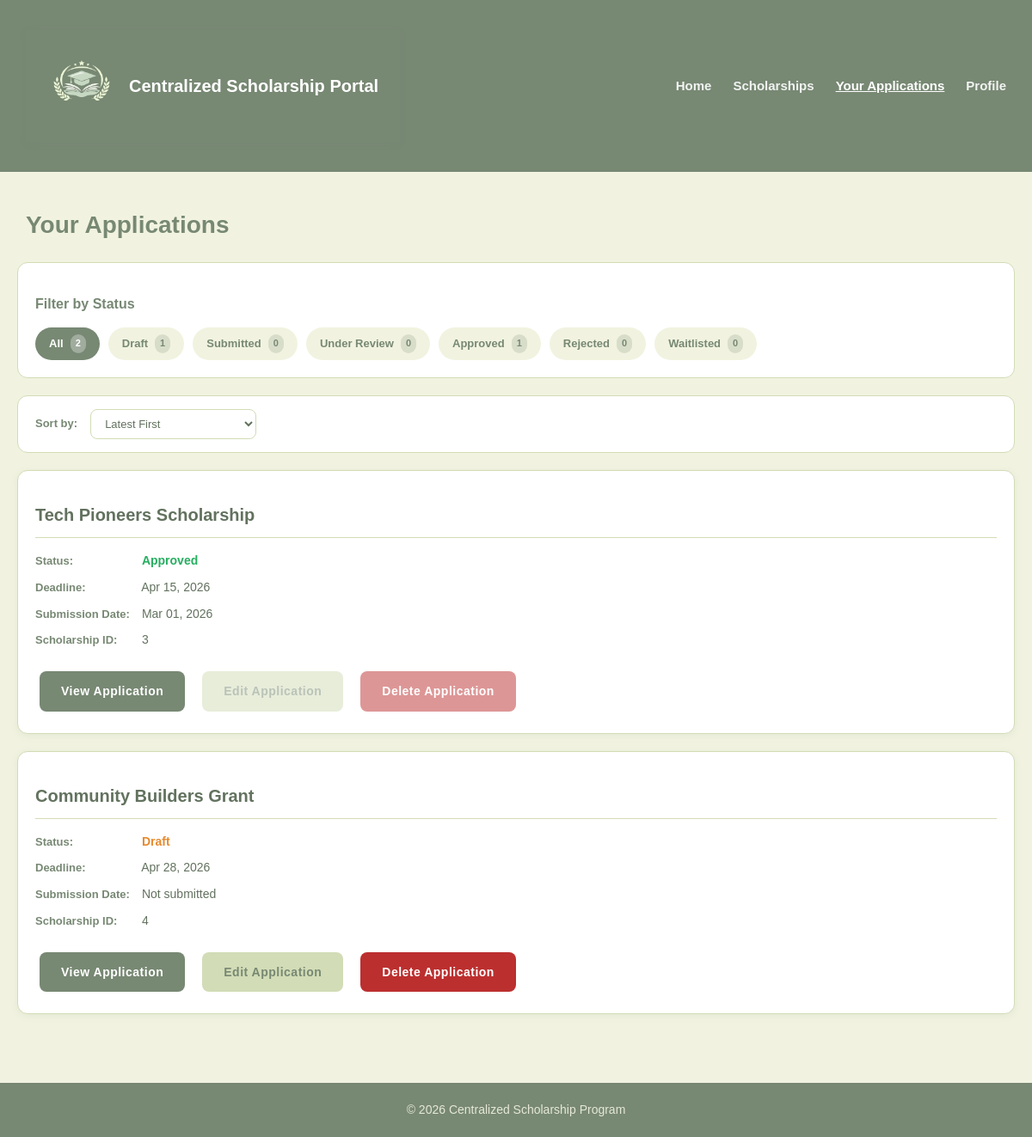
/Frontends/Client-side/your-applications.php (signed in), run on the app's committed database.
### tables this page shows
CREATE TABLE `APPLICATIONS` (
  `application_id` int(11) NOT NULL,
  `student_id` int(11) NOT NULL,
  `scholarship_id` int(11) NOT NULL,
  `status` enum('Draft','Submitted','Under Review','Approved','Rejected','Waitlisted') NOT NULL,
  `submission_date` datetime DEFAULT NULL,
  `reviewed_by` int(11) DEFAULT NULL,
  `review_date` datetime DEFAULT NULL
);

CREATE TABLE `SCHOLARSHIPS` (
  `scholarship_id` int(11) NOT NULL,
  `title` varchar(45) NOT NULL,
  `description` varchar(45) NOT NULL,
  `deadline` datetime NOT NULL,
  `eligibility` text NOT NULL,
  `requirements` text NOT NULL,
  `release_status` enum('Draft','Published') NOT NULL,
  `status` enum('Completed','Ongoing','Upcoming') NOT NULL,
  `created_by` int(11) NOT NULL,
  `created_at` datetime NOT NULL
);

### Frontends/Client-side/your-applications.php (the view, shortened to what this page needs)
<?php
include("../../db_connect.php");
$account_id = $_SESSION['account_id'];
$getStudID = mysqli_query($conn, "SELECT student_id FROM STUDENTS WHERE account_id='$account_id'");
if ($getStudID && mysqli_num_rows($getStudID) > 0) {
    $row = mysqli_fetch_assoc($getStudID);
    $student_id = $row['student_id'];
} else {
    die("Student record not found.");
}
$status_filter = isset($_GET['status']) ? mysqli_real_escape_string($conn, $_GET['status']) : 'all';
$sort_by = isset($_GET['sort']) ? mysqli_real_escape_string($conn, $_GET['sort']) : 'date_desc';
$where_clause = "a.student_id = $student_id";
switch ($sort_by) {
    case 'date_desc':
    default:
        $order_by = "a.submission_date DESC";
        break;
}
$query = "SELECT a.*, s.title as scholarship_name, s.deadline
          FROM APPLICATIONS a
          JOIN SCHOLARSHIPS s ON a.scholarship_id = s.scholarship_id
          WHERE $where_clause
          ORDER BY $order_by";
$result = mysqli_query($conn, $query);
$status_counts = [];
$status_query = "SELECT a.status, COUNT(*) as count
                 FROM APPLICATIONS a
                 WHERE a.student_id = $student_id
                 GROUP BY a.status";
$status_result = mysqli_query($conn, $status_query);
while ($row = mysqli_fetch_assoc($status_result)) {
    $status_counts[$row['status']] = $row['count'];
}
?>
<html>
    <head>
        <link rel="stylesheet" href="style.css">
    </head>
    <body>
        <header>
            <section class="brand">
                <img src="../icons/CSP_logo.png" id="logo" alt="logo icon" onerror="this.style.display='none'">
                <h1>Centralized Scholarship Portal</h1>
            </section>
            <nav>
                <a href="home.php">Home</a>
                <a href="scholarList.php">Scholarships</a>
                <a id="active" href="your-applications.php">Your Applications</a>
                <a href="user-profile.php">Profile</a>
            </nav>
        </header>
        <div class="container">
            <h2>Your Applications</h2>
            <div class="filter-bar">
                <div class="filter-header">
                    <h3>Filter by Status</h3>
                </div>
                <div class="status-filters">
                    <a href="?status=all&sort=<?php echo $sort_by; ?>" class="status-filter <?php echo $status_filter == 'all' ? 'active' : ''; ?>">
                        All
                        <span class="count"><?php echo array_sum($status_counts); ?></span>
                    </a>
                    <a href="?status=Draft&sort=<?php echo $sort_by; ?>" class="status-filter draft <?php echo $status_filter == 'Draft' ? 'active' : ''; ?>">
                        Draft
                        <span class="count"><?php echo $status_counts['Draft'] ?? 0; ?></span>
                    </a>
                    <a href="?status=Submitted&sort=<?php echo $sort_by; ?>" class="status-filter submitted <?php echo $status_filter == 'Submitted' ? 'active' : ''; ?>">
                        Submitted
                        <span class="count"><?php echo $status_counts['Submitted'] ?? 0; ?></span>
                    </a>
                    <a href="?status=Under Review&sort=<?php echo $sort_by; ?>" class="status-filter under-review <?php echo $status_filter == 'Under Review' ? 'active' : ''; ?>">
                        Under Review
                        <span class="count"><?php echo $status_counts['Under Review'] ?? 0; ?></span>
                    </a>
                    <a href="?status=Approved&sort=<?php echo $sort_by; ?>" class="status-filter approved <?php echo $status_filter == 'Approved' ? 'active' : ''; ?>">
                        Approved
                        <span class="count"><?php echo $status_counts['Approved'] ?? 0; ?></span>
                    </a>
                    <a href="?status=Rejected&sort=<?php echo $sort_by; ?>" class="status-filter rejected <?php echo $status_filter == 'Rejected' ? 'active' : ''; ?>">
                        Rejected
                        <span class="count"><?php echo $status_counts['Rejected'] ?? 0; ?></span>
                    </a>
                    <a href="?status=Waitlisted&sort=<?php echo $sort_by; ?>" class="status-filter waitlisted <?php echo $status_filter == 'Waitlisted' ? 'active' : ''; ?>">
                        Waitlisted
                        <span class="count"><?php echo $status_counts['Waitlisted'] ?? 0; ?></span>
                    </a>
                </div>
            </div>
            <div class="sort-bar">
                <label>Sort by:</label>
                <select id="sort-select" onchange="window.location.href='?status=<?php echo $status_filter; ?>&sort='+this.value">
                    <option value="date_desc" <?php echo $sort_by == 'date_desc' ? 'selected' : ''; ?>>Latest First</option>
                </select>
            </div>
            <?php if (mysqli_num_rows($result) > 0): ?>
                <?php while ($application = mysqli_fetch_assoc($result)): ?>
                    <section class="application-card">
                        <h3><?php echo htmlspecialchars($application['scholarship_name']); ?></h3>
                        <div class="application-details">
                            <p><strong>Status:</strong>
                                <span class="status-<?php echo strtolower(str_replace(' ', '', $application['status'] ?? 'pending')); ?>">
                                    <?php echo htmlspecialchars($application['status'] ?? 'Pending'); ?>
                                </span>
                            </p>
                            <p><strong>Deadline:</strong> <?php echo date('M d, Y', strtotime($application['deadline'])); ?></p>
                            <p><strong>Submission Date:</strong> <?php echo $application['submission_date'] ? date('M d, Y', strtotime($application['submission_date'])) : 'Not submitted'; ?></p>
                            <p><strong>Scholarship ID:</strong> <?php echo htmlspecialchars($application['scholarship_id']); ?></p>
                        </div>
                        <div class="application-actions">
                            <a href="your-applications-read.php?id=<?php echo $application['application_id']; ?>" class="btn">View Application</a>
                            <?php if ($application['status'] == 'Draft'): ?>
                                <a href="application-form.php?id=<?php echo $application['application_id']; ?>" class="btn btn-secondary">Edit Application</a>
                                <a href="your-applications-delete.php?id=<?php echo $application['application_id']; ?>" class="btn btn-danger">Delete Application</a>
                            <?php else: ?>
                                <span class="btn btn-secondary disabled" style="opacity: 0.5; cursor: not-allowed;" title="Cannot edit - application already <?php echo strtolower($application['status']); ?>">Edit Application</span>
                                <span class="btn btn-danger disabled" style="opacity: 0.5; cursor: not-allowed;" title="Cannot delete - application already <?php echo strtolower($application['status']); ?>">Delete Application</span>
                            <?php endif; ?>
                        </div>
                    </section>
                <?php endwhile; ?>
            <?php endif; ?>
        </div>
        <footer>
            <p>&copy; 2026 Centralized Scholarship Program</p>
        </footer>
    </body>
</html>

### Frontends/Client-side/style.css (style rules this page uses)
* { margin: 0; padding: 0; box-sizing: border-box; }
body { font-family: 'Verdana', sans-serif; font-size: 11px; color: #778873; background-color: #F1F3E0; line-height: 1.6; margin: 0; padding: 0; }
.container { max-width: 1200px; margin: 0 auto; background-color: transparent; padding: 20px; }
header { color: white; background-color: #778873; display: flex; justify-content: space-between; align-items: center; padding: 15px 30px; gap: 20px; width: 100%; border: none; outline: none; border-radius: 0; }
.brand { display: flex; align-items: center; gap: 15px; flex-shrink: 0; background-color: transparent; border: none; outline: none; border-radius: 0; }
#logo { width: 80px; height: auto; display: block; border: none; outline: none; }
h1 { font-size: 20px; margin: 0; color: white; white-space: nowrap; font-weight: bold; background-color: transparent; border: none; outline: none; }
nav { display: flex; align-items: center; gap: 25px; flex-wrap: nowrap; background-color: transparent; border: none; outline: none; }
nav a { font-size: 15px; text-decoration: none; color: white; font-weight: bold; white-space: nowrap; padding: 5px 0; opacity: 0.9; transition: opacity 0.3s; background-color: transparent; border: none; outline: none; }
#active { text-decoration: underline; opacity: 1; }
h2 { font-size: 28px; color: #778873; margin: 20px 0 15px; padding: 0 10px; }
h3 { font-size: 22px; color: #778873; margin: 15px 0; }
p { font-size: 14px; margin: 8px 0; color: #62725e; }
section { background-color: white; padding: 25px; border-radius: 12px; margin: 20px 0; box-shadow: 0 2px 8px rgba(119, 136, 115, 0.1); border: 1px solid #D2DCB6; }
.application-card { background-color: white; border: 1px solid #D2DCB6; border-radius: 12px; padding: 20px; margin-bottom: 20px; transition: transform 0.2s, box-shadow 0.2s; }
.application-card h3 { font-size: 20px; color: #62725e; margin-bottom: 15px; border-bottom: 1px solid #D2DCB6; padding-bottom: 10px; }
.application-details p { margin-bottom: 8px; font-size: 14px; }
.application-details strong { color: #778873; font-size: 13px; min-width: 120px; display: inline-block; }
.status-approved { color: #27ae60; font-weight: bold; }
.btn { font-size: 14px; font-weight: bold; display: inline-block; margin: 5px; padding: 12px 25px; background-color: #778873; color: white; text-decoration: none; border: none; border-radius: 8px; cursor: pointer; transition: background-color 0.3s; font-family: 'Verdana', sans-serif; white-space: nowrap; letter-spacing: 0.5px; }
.btn-secondary { background-color: #D2DCB6; color: #778873; }
.btn-danger { background-color: #bc2f2f; }
.disabled { opacity: 0.5; cursor: not-allowed; }
.application-actions { margin-top: 20px; display: flex; gap: 10px; flex-wrap: wrap; }
footer { background-color: #778873; color: #F1F3E0; text-align: center; padding: 20px; margin-top: 40px; font-size: 13px; width: 100%; border: none; border-radius: 0; }
footer p { color: #F1F3E0; margin: 0; opacity: 0.9; }
.filter-bar { background: white; border-radius: 12px; padding: 20px; margin: 20px 0; border: 1px solid #D2DCB6; }
.filter-header h3 { font-size: 16px; margin-bottom: 15px; color: #778873; }
.status-filters { display: flex; flex-wrap: wrap; gap: 10px; }
.status-filter { display: inline-flex; align-items: center; gap: 8px; padding: 8px 16px; background-color: #F1F3E0; color: #778873; text-decoration: none; border-radius: 20px; font-size: 13px; font-weight: bold; transition: all 0.3s; }
.status-filter.active { background-color: #778873; color: white; }
.status-filter .count { background-color: rgba(119, 136, 115, 0.2); padding: 2px 6px; border-radius: 12px; font-size: 11px; }
.status-filter.active .count { background-color: rgba(255, 255, 255, 0.3); }
.sort-bar { background: white; border-radius: 12px; padding: 15px 20px; margin: 20px 0; display: flex; align-items: center; gap: 15px; border: 1px solid #D2DCB6; }
.sort-bar label { font-weight: bold; color: #778873; font-size: 13px; }
.sort-bar select { padding: 8px 12px; border: 1px solid #D2DCB6; border-radius: 8px; background-color: white; color: #62725e; font-family: 'Verdana', sans-serif; font-size: 13px; cursor: pointer; }
.status-draft { color: #e68a2e; font-weight: bold; }

### data on the page
applications: scholarship.title "Tech Pioneers Scholarship", status "Approved", scholarship.deadline "Apr 15, 2026", submission_date "Mar 01, 2026", scholarship "3"
applications: scholarship.title "Community Builders Grant", status "Draft", scholarship.deadline "Apr 28, 2026", shows "Not submitted", scholarship "4"

### other printed values
array_sum($status_counts) "2"
$status_counts['Draft'] "1"
$status_counts['Submitted'] "0"
$status_counts['Under Review'] "0"
$status_counts['Approved'] "1"
$status_counts['Rejected'] "0"
$status_counts['Waitlisted'] "0"
